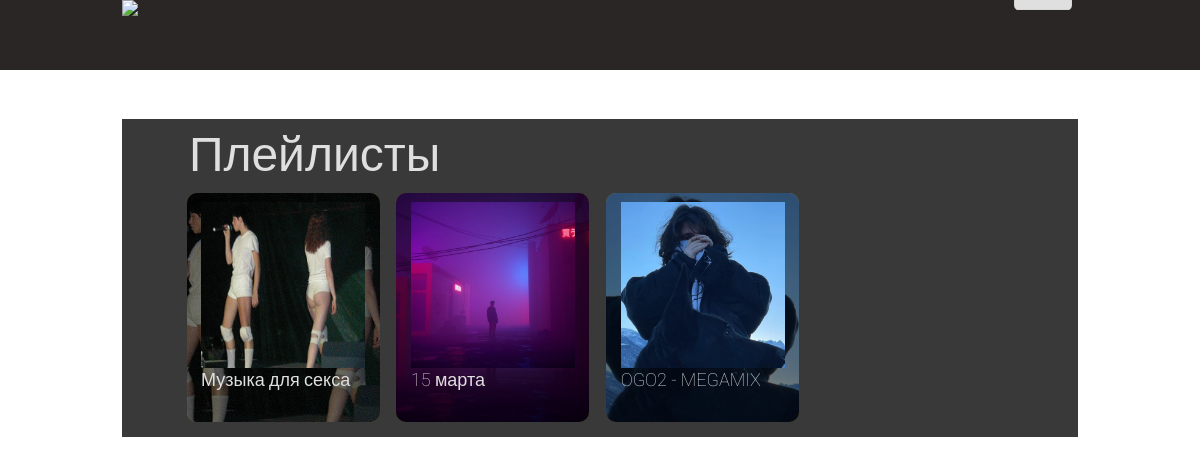
The app's page /playlists with its own data.
### music/models.py (models this page shows, shortened)
class Playlists(models.Model):
    name_playlist = models.CharField(max_length=100)
    photo = models.ImageField(upload_to='playlist/photo')
    avtor = models.ForeignKey(User, on_delete=models.CASCADE, blank=True, null=True)
    music = models.ManyToManyField(Music, related_name='music_in_playlist', blank=True)
    about_playlist = models.TextField()
    date_playlist = models.DateField(blank=True, null=True)
    share = models.CharField(max_length=15, blank=True, null=True)
    views = models.ManyToManyField(User, related_name='playlist_views', blank=True)
    class Meat:
        verbose_name = 'Плейлисты'

### chart/views.py (the view)
# urls.py: path('playlists', playlists, name='playlists'),
def playlists(request):
    playlist = Playlists.objects.all()
    return render(request, 'chart/playlists.html', {"playlists": playlist})

### chart/templates/chart/playlists.html (shortened to what this page needs)
{% extends 'profile_user/base_index.html' %}
{% load static %}
        {% block content %}
            <a href="playlists_chart.html" ><h1>Плейлисты</h1></a>
            <div class="playlists">
                {% for playlist in playlists %}
                    <div class="block_playlist">
                        <div class="ten2">
                        </div>
                        <div class="photo_playlist">
                            <img src="/media/{{playlist.photo}}">
                            <button value="A-AP Rocky-Wassup-kissvk.com" class="playlist_play"></button>
                        </div>
                        <div class="block_playlist_text">
                            <h3><a href='{% url "playlist" playlist.share %}'>{{playlist.name_playlist}}</a></h3>
                        </div>
                    </div>
                {% endfor %}
            </div>
        {% endblock %}

### profile_user/templates/profile_user/base_index.html (shortened to what this page needs)
{% load static %}
<!DOCTYPE  html>
<html>
<head>
    <link rel="stylesheet" href="{% static 'profile_user/css/assets.css' %}">
    <link rel="stylesheet" href="{% static 'profile_user/css/popup.css' %}">
    <link rel="stylesheet" href="{% static 'profile_user/css/slider.css' %}">
</head>
<body>
<header class="header1">
    <div class="content_zone1">
        <a href="index.html"><img class="logo" src="{% static 'profile_user/img/лягух%202.png' %}"></a>
        <div class="burger">
            <button class="burg"><img src="{% static 'profile_user/img/burger.png' %}"></button>
        </div>
    </div>
</header>
<section>
    <div class="content_zone2">
        <div class="content">
            {% block content %}
            {% endblock %}
        </div>
    </div>
</section>
</body>
</html>

### profile_user/static/profile_user/css/assets.css (style rules this page uses)
*, *::before, *::after { box-sizing: border-box; }
body, h1, h2, h3, h4, p, ul[class], ol[class], li, figure, figcaption, blockquote, dl, dd { margin: 0; }
body { min-height: 100vh; scroll-behavior: smooth; text-rendering: optimizeSpeed; line-height: 1.5; background-image: url("../img/fon.png"); background-size: 100% auto; background-repeat:no-repeat; background-attachment: fixed; }
a:not([class]) { text-decoration-skip-ink: auto; }
img { max-width: 100%; display: block; }
input, button, textarea, select { font: inherit; }
.content_zone1 { max-width: 956px; height: 100%; margin: 0 auto; }
.content_zone2 { max-width: 956px; height: 100%; max-height: 1400px; margin: 0 auto; }
header { position: fixed; top: 0; z-index: 9999; background-color: #2A2626; width: 100%; height: 70px; }
header a { text-decoration: none; color: #E0DFDF; }
section { position: relative; top: 40px; }
.content { display: inline-block; position: relative; top: -171px; width: 100%; background-color: #393939; }
.content h1 { display: inline-block; color: #E0DFDF; Font-family: "Roboto","Arial", sans-serif; font-style: normal; font-weight: normal; Font-size: 48px; width: 80%; position: relative; top: .5%; left: 7%; }
.playlists { position: relative; left: 5%; width: 88%; }
.block_playlist { position: relative; float: left; display: inline; margin-left: 2%; top: -15px; margin-top: 2%; height: 229px; width: 193px; background-color: darkgoldenrod; border-radius: 10px; overflow: hidden; }
.block_playlist img { width: 100%; height: 100%; background-color: rgba(0, 0, 0, 0.5); }
.ten2 { top: 0; left: 0; width: 100%; height: 100%; position: relative; }
.ten2:after { content: ''; display: block; width: 100%; height: 100%; position: absolute; left: 0; top: 0; background-color: rgba(0, 0, 0, .5); transition: 250ms background-color; }
.block_playlist a { color: #E0DFDF; Font-family: "Roboto", "Arial", sans-serif; font-style: normal; Font-size: 18px; font-weight: 100; text-decoration: none; text-overflow: ellipsis; -webkit-line-clamp: 3; display: -webkit-box; -webkit-box-orient: vertical; overflow: hidden; }
.block_playlist_text { width: 85%; height: 50px; position: relative; left: 7.5%; top: -97%; }
.block_playlist_text h3 { margin: 0; -webkit-line-clamp: 1; display: -webkit-box; -webkit-box-orient: vertical; overflow: hidden; }
.photo_playlist { position: relative; top: -96%; left: 7.5%; width: 85%; height: 166px; overflow: hidden; }
.block_playlist img { width: 100%; height: 100%; }
.playlist_play { margin: 0; padding: 0; border: 0; outline: none; width: 100%; height: 100%; background-color: transparent; border: none; position: relative; top: -100%; }
.burger img { width: 58px; height: 58px; position: relative; }
.burger { display: none; position: relative; bottom: 145%; float: right; }
.burger button { cursor: pointer; background-color: transparent; border: none; }
@media (max-device-width: 1100px) { .content { margin-top:250px; } }
@media (max-device-width: 1100px) { .burger { display: block; } }

### records on screen
Playlists: photo (picture), name_playlist "Музыка для секса"
Playlists: photo (picture), name_playlist "15 марта"
Playlists: photo (picture), name_playlist "OGO2 - MEGAMIX"
